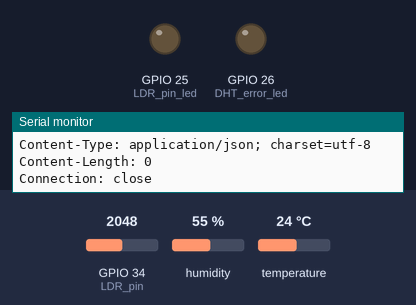
The sketch below on a simulated ESP32. On the bench: output pins drawn as LEDs (lit = HIGH), the last lines printed to the serial monitor. Inputs (shaded band) come from the test bench; at power-on: GPIO 34 (LDR_pin) = 2048, humidity 55 %, temperature 24 °C. WiFi joins after 1.5 s; servers stay silent unless stated; uploads are accepted with an empty reply.

Above: at 2.7 s.
2.8 s: GPIO 34 (LDR_pin) set to 110
8.7 s: GPIO 34 (LDR_pin) set to 92
At 11.2 s:
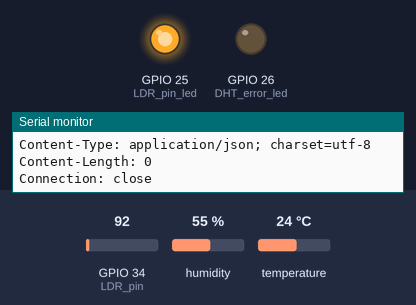
13.9 s: GPIO 34 (LDR_pin) set to 491
At 15.5 s:
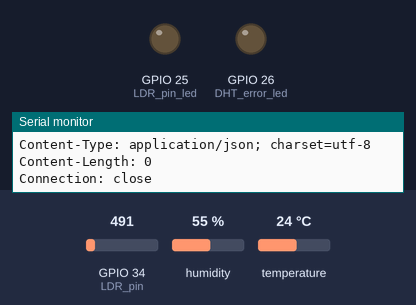
19.1 s: GPIO 34 (LDR_pin) set to 60
At 24.1 s:
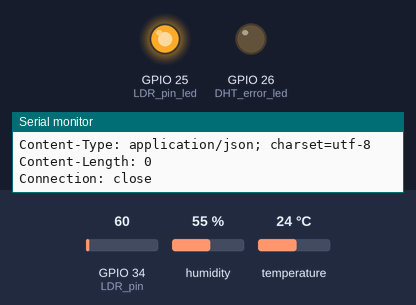
Timing chart, 0 to 25.6 s (numbered marks = the images above; inputs shaded):
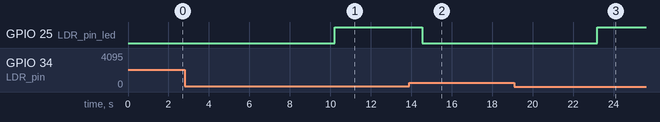

The sketch:

arduino_code_sql.ino
```cpp
#include "DHT.h"  // Inclui a biblioteca DHT
#include <WiFi.h> // Inclui a biblioteca WiFi

#define LDR_pin 34 // Pino do sensor de luminosidade (LDR)

#define DHT_pin 4           // Pino do sensor DHT
#define DHT_type DHT22      // Tipo de sensor DHT 22)
DHT dht(DHT_pin, DHT_type); // Criação de uma instância do objeto DHT

int luminosity = 0; // Variável para armazenar a luminosidade

int LDR_pin_led = 25;   // Pino do LED indicador de luminosidade
int DHT_error_led = 26; // Pino do LED indicador de erro do sensor DHT

const char *ssid = "";     // Nome da rede WiFi
const char *password = ""; // Senha da rede WiFi
const char *host = "";     // Endereço do host para conexão

void setup()
{
  Serial.begin(9600); // Inicia a comunicação serial

  dht.begin(); // Inicializa o sensor DHT

  pinMode(LDR_pin_led, OUTPUT);   // Define o pino do LED indicador de luminosidade como saída
  pinMode(DHT_error_led, OUTPUT); // Define o pino do LED indicador de erro do sensor DHT como saída

  Serial.println();
  Serial.println();
  Serial.print("Conectando à rede "); // Imprime mensagem indicando a tentativa de conexão à redeF
  Serial.println(ssid);               // Imprime o nome da rede WiFi

  WiFi.begin(ssid, password); // Inicia a conexão WiFi

  while (WiFi.status() != WL_CONNECTED)
  {
    delay(500);
    Serial.print(".");
  }

  Serial.println("");
  Serial.println("WiFi conectado"); // Imprime mensagem indicando que a conexão WiFi foi estabelecida
  Serial.println("Endereço IP: ");
  Serial.println(WiFi.localIP()); // Imprime o endereço IP atribuído ao dispositivo
}

void loop()
{
  luminosity = analogRead(LDR_pin); // Lê o valor de luminosidade do sensor LDR

  if (luminosity < 100)
  {
    digitalWrite(LDR_pin_led, HIGH); // Acende o LED indicador de luminosidade
  }
  else
  {
    digitalWrite(LDR_pin_led, LOW); // Apaga o LED indicador de luminosidade
  }

  float temperature = dht.readTemperature(); // Lê a temperatura do sensor DHT
  float humidity = dht.readHumidity();       // Lê a umidade do sensor DHT

  if (isnan(temperature) || isnan(humidity))
  {                                                     // Veridica se temperature e humidity são números
    Serial.println("Falha na comunicação com o DHT22"); // Imprime mensagem indicando falha na comunicação com o sensor DHT

    digitalWrite(DHT_error_led, HIGH); // Acende o LED indicador de erro do sensor DHT
    delay(1000);

    digitalWrite(DHT_error_led, LOW); // Apaga o LED indicador de erro do sensor DHT
  }
  else
  {
    Serial.print("Luminosidade do ambiente: ");
    Serial.print(luminosity);
    Serial.print(" - Umidade: ");
    Serial.print(humidity);
    Serial.print("%");
    Serial.print(" - Temperatura: ");
    Serial.print(temperature);
    Serial.println(" *C");

    Serial.print("Conectando a ");
    Serial.println(host); // Imprime o endereço do host para conexão

    WiFiClient client;
    const int httpPort = 80;
    if (!client.connect(host, httpPort))
    {                                     // Realiza a conexão com o host
      Serial.println("Falha na conexão"); // Imprime mensagem indicando falha na conexão com o host
      return;
    }

    client.print(String("GET http://localhost/dashboard_arduino/connect.php?") + ("&temperature=") + temperature + ("&humidity=") + humidity + ("&luminosity=") + luminosity + " HTTP/1.1\r\n" + "Host: " + host + "\r\n" + "Conexão: fechada\r\n\r\n");
    unsigned long timeout = millis();
    while (client.available() == 0)
    {
      if (millis() - timeout > 1000)
      {
        Serial.println(">>> Timeout no cliente !"); // Imprime mensagem indicando timeout no cliente
        client.stop();
        return;
      }
    }

    while (client.available())
    {
      String line = client.readStringUntil('\r');
      Serial.print(line);
    }

    Serial.println();
    Serial.println("Fechando conexão");
  }

  delay(3000);
}
```

Measured:
- the behaviour switches between 100 and 99 on GPIO 34 (LDR_pin) (found by bisection; images 0 and 1)
- after the input at 8.7 s, GPIO 25 (LDR_pin_led): LOW → HIGH after 1.5 s
- after the input at 13.9 s, GPIO 25 (LDR_pin_led): HIGH → LOW after 0.63 s
- after the input at 19.1 s, GPIO 25 (LDR_pin_led): LOW → HIGH after 4.1 s
